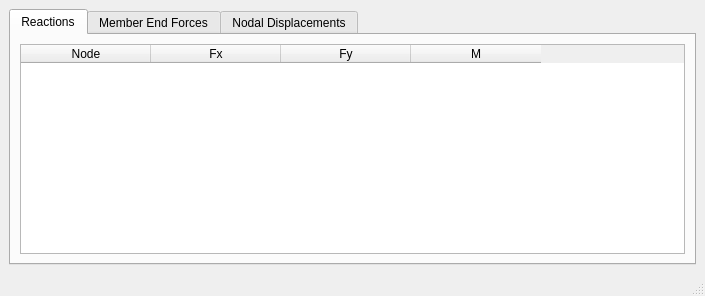
<?xml version="1.0" encoding="UTF-8"?>
<ui version="4.0">
 <class>MainWindow</class>
 <widget class="QMainWindow" name="MainWindow">
  <property name="geometry">
   <rect>
    <x>0</x>
    <y>0</y>
    <width>705</width>
    <height>296</height>
   </rect>
  </property>
  <property name="windowTitle">
   <string>Results from Structure Analysis</string>
  </property>
  <widget class="QWidget" name="centralwidget">
   <layout class="QGridLayout" name="gridLayout_4">
    <item row="0" column="0">
     <widget class="QTabWidget" name="tabWidget">
      <property name="currentIndex">
       <number>0</number>
      </property>
      <widget class="QWidget" name="responseTab">
       <attribute name="title">
        <string>Reactions</string>
       </attribute>
       <layout class="QGridLayout" name="gridLayout_2">
        <item row="0" column="0">
         <widget class="QTableWidget" name="reactionTable">
          <property name="sizePolicy">
           <sizepolicy hsizetype="Preferred" vsizetype="Preferred">
            <horstretch>2</horstretch>
            <verstretch>0</verstretch>
           </sizepolicy>
          </property>
          <property name="minimumSize">
           <size>
            <width>0</width>
            <height>0</height>
           </size>
          </property>
          <property name="font">
           <font>
            <weight>50</weight>
            <bold>false</bold>
           </font>
          </property>
          <property name="verticalScrollBarPolicy">
           <enum>Qt::ScrollBarAsNeeded</enum>
          </property>
          <property name="horizontalScrollBarPolicy">
           <enum>Qt::ScrollBarAlwaysOff</enum>
          </property>
          <property name="sizeAdjustPolicy">
           <enum>QAbstractScrollArea::AdjustToContents</enum>
          </property>
          <property name="editTriggers">
           <set>QAbstractItemView::NoEditTriggers</set>
          </property>
          <property name="tabKeyNavigation">
           <bool>true</bool>
          </property>
          <property name="showDropIndicator" stdset="0">
           <bool>false</bool>
          </property>
          <property name="dragDropOverwriteMode">
           <bool>false</bool>
          </property>
          <property name="alternatingRowColors">
           <bool>true</bool>
          </property>
          <property name="verticalScrollMode">
           <enum>QAbstractItemView::ScrollPerItem</enum>
          </property>
          <property name="gridStyle">
           <enum>Qt::SolidLine</enum>
          </property>
          <property name="sortingEnabled">
           <bool>true</bool>
          </property>
          <attribute name="horizontalHeaderCascadingSectionResizes">
           <bool>true</bool>
          </attribute>
          <attribute name="horizontalHeaderDefaultSectionSize">
           <number>130</number>
          </attribute>
          <attribute name="horizontalHeaderStretchLastSection">
           <bool>false</bool>
          </attribute>
          <column>
           <property name="text">
            <string>Node</string>
           </property>
          </column>
          <column>
           <property name="text">
            <string>Fx</string>
           </property>
          </column>
          <column>
           <property name="text">
            <string>Fy</string>
           </property>
          </column>
          <column>
           <property name="text">
            <string>M</string>
           </property>
          </column>
         </widget>
        </item>
       </layout>
      </widget>
      <widget class="QWidget" name="actionsTab">
       <attribute name="title">
        <string>Member End Forces</string>
       </attribute>
       <layout class="QGridLayout" name="gridLayout_3">
        <item row="0" column="0">
         <widget class="QTableWidget" name="forcesTable">
          <property name="sizePolicy">
           <sizepolicy hsizetype="Preferred" vsizetype="Preferred">
            <horstretch>0</horstretch>
            <verstretch>0</verstretch>
           </sizepolicy>
          </property>
          <property name="minimumSize">
           <size>
            <width>0</width>
            <height>0</height>
           </size>
          </property>
          <property name="maximumSize">
           <size>
            <width>1200</width>
            <height>16777215</height>
           </size>
          </property>
          <property name="horizontalScrollBarPolicy">
           <enum>Qt::ScrollBarAlwaysOff</enum>
          </property>
          <property name="sizeAdjustPolicy">
           <enum>QAbstractScrollArea::AdjustToContents</enum>
          </property>
          <property name="editTriggers">
           <set>QAbstractItemView::NoEditTriggers</set>
          </property>
          <property name="tabKeyNavigation">
           <bool>false</bool>
          </property>
          <property name="showDropIndicator" stdset="0">
           <bool>false</bool>
          </property>
          <property name="dragDropOverwriteMode">
           <bool>false</bool>
          </property>
          <property name="alternatingRowColors">
           <bool>true</bool>
          </property>
          <attribute name="horizontalHeaderDefaultSectionSize">
           <number>104</number>
          </attribute>
          <attribute name="horizontalHeaderStretchLastSection">
           <bool>true</bool>
          </attribute>
          <column>
           <property name="text">
            <string>Member</string>
           </property>
          </column>
          <column>
           <property name="text">
            <string>Node</string>
           </property>
          </column>
          <column>
           <property name="text">
            <string>Axial Force</string>
           </property>
          </column>
          <column>
           <property name="text">
            <string>Shear Force</string>
           </property>
          </column>
          <column>
           <property name="text">
            <string>Bending Moment</string>
           </property>
          </column>
         </widget>
        </item>
       </layout>
      </widget>
      <widget class="QWidget" name="tab">
       <attribute name="title">
        <string>Nodal Displacements</string>
       </attribute>
       <layout class="QGridLayout" name="gridLayout">
        <item row="0" column="0">
         <widget class="QTableWidget" name="displacementTable">
          <property name="sizePolicy">
           <sizepolicy hsizetype="Preferred" vsizetype="Preferred">
            <horstretch>2</horstretch>
            <verstretch>0</verstretch>
           </sizepolicy>
          </property>
          <property name="minimumSize">
           <size>
            <width>0</width>
            <height>0</height>
           </size>
          </property>
          <property name="font">
           <font>
            <weight>50</weight>
            <bold>false</bold>
           </font>
          </property>
          <property name="verticalScrollBarPolicy">
           <enum>Qt::ScrollBarAsNeeded</enum>
          </property>
          <property name="horizontalScrollBarPolicy">
           <enum>Qt::ScrollBarAlwaysOff</enum>
          </property>
          <property name="sizeAdjustPolicy">
           <enum>QAbstractScrollArea::AdjustToContents</enum>
          </property>
          <property name="editTriggers">
           <set>QAbstractItemView::NoEditTriggers</set>
          </property>
          <property name="tabKeyNavigation">
           <bool>true</bool>
          </property>
          <property name="showDropIndicator" stdset="0">
           <bool>false</bool>
          </property>
          <property name="dragDropOverwriteMode">
           <bool>false</bool>
          </property>
          <property name="alternatingRowColors">
           <bool>true</bool>
          </property>
          <property name="verticalScrollMode">
           <enum>QAbstractItemView::ScrollPerItem</enum>
          </property>
          <property name="gridStyle">
           <enum>Qt::SolidLine</enum>
          </property>
          <property name="sortingEnabled">
           <bool>true</bool>
          </property>
          <attribute name="horizontalHeaderCascadingSectionResizes">
           <bool>true</bool>
          </attribute>
          <attribute name="horizontalHeaderDefaultSectionSize">
           <number>130</number>
          </attribute>
          <attribute name="horizontalHeaderStretchLastSection">
           <bool>false</bool>
          </attribute>
          <column>
           <property name="text">
            <string>Node</string>
           </property>
          </column>
          <column>
           <property name="text">
            <string>x</string>
           </property>
          </column>
          <column>
           <property name="text">
            <string>y</string>
           </property>
          </column>
          <column>
           <property name="text">
            <string>dx</string>
           </property>
          </column>
          <column>
           <property name="text">
            <string>dy</string>
           </property>
          </column>
          <column>
           <property name="text">
            <string>slope</string>
           </property>
          </column>
         </widget>
        </item>
       </layout>
      </widget>
     </widget>
    </item>
   </layout>
  </widget>
  <widget class="QStatusBar" name="statusbar"/>
 </widget>
 <resources/>
 <connections/>
</ui>
